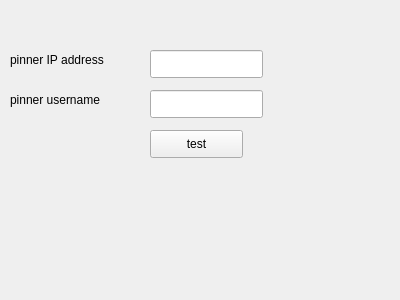
<?xml version="1.0" encoding="UTF-8"?>
<ui version="4.0">
 <class>Form</class>
 <widget class="QWidget" name="Form">
  <property name="geometry">
   <rect>
    <x>0</x>
    <y>0</y>
    <width>400</width>
    <height>300</height>
   </rect>
  </property>
  <property name="windowTitle">
   <string>Form</string>
  </property>
  <widget class="QLabel" name="label">
   <property name="geometry">
    <rect>
     <x>10</x>
     <y>50</y>
     <width>121</width>
     <height>20</height>
    </rect>
   </property>
   <property name="text">
    <string>pinner IP address</string>
   </property>
  </widget>
  <widget class="QLineEdit" name="pinner_ip_txbx">
   <property name="geometry">
    <rect>
     <x>150</x>
     <y>50</y>
     <width>113</width>
     <height>28</height>
    </rect>
   </property>
  </widget>
  <widget class="QPushButton" name="test_btn">
   <property name="geometry">
    <rect>
     <x>150</x>
     <y>130</y>
     <width>93</width>
     <height>28</height>
    </rect>
   </property>
   <property name="text">
    <string>test</string>
   </property>
  </widget>
  <widget class="QLabel" name="label_2">
   <property name="geometry">
    <rect>
     <x>10</x>
     <y>90</y>
     <width>121</width>
     <height>20</height>
    </rect>
   </property>
   <property name="text">
    <string>pinner username</string>
   </property>
  </widget>
  <widget class="QLineEdit" name="pinner_username_txbx">
   <property name="geometry">
    <rect>
     <x>150</x>
     <y>90</y>
     <width>113</width>
     <height>28</height>
    </rect>
   </property>
  </widget>
  <widget class="QLabel" name="connection_success_lbl">
   <property name="geometry">
    <rect>
     <x>250</x>
     <y>130</y>
     <width>67</width>
     <height>17</height>
    </rect>
   </property>
   <property name="text">
    <string/>
   </property>
  </widget>
 </widget>
 <resources/>
 <connections/>
</ui>
